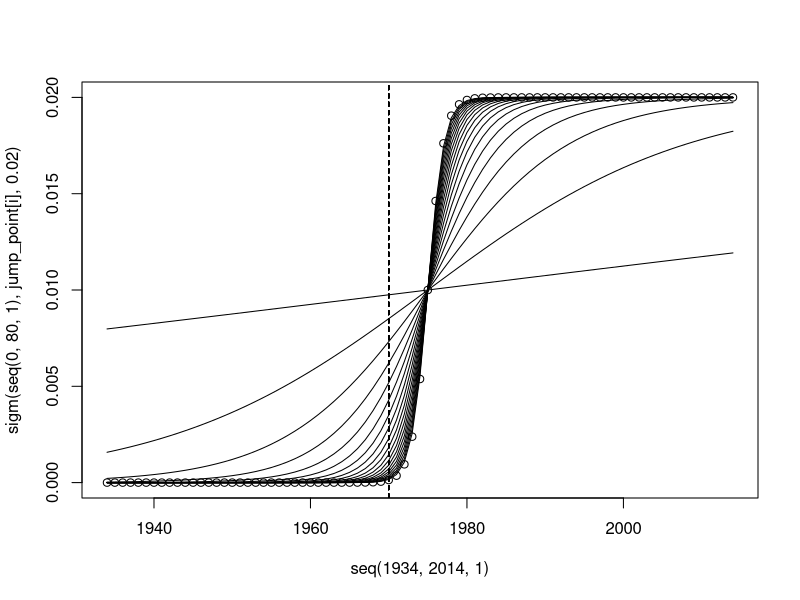
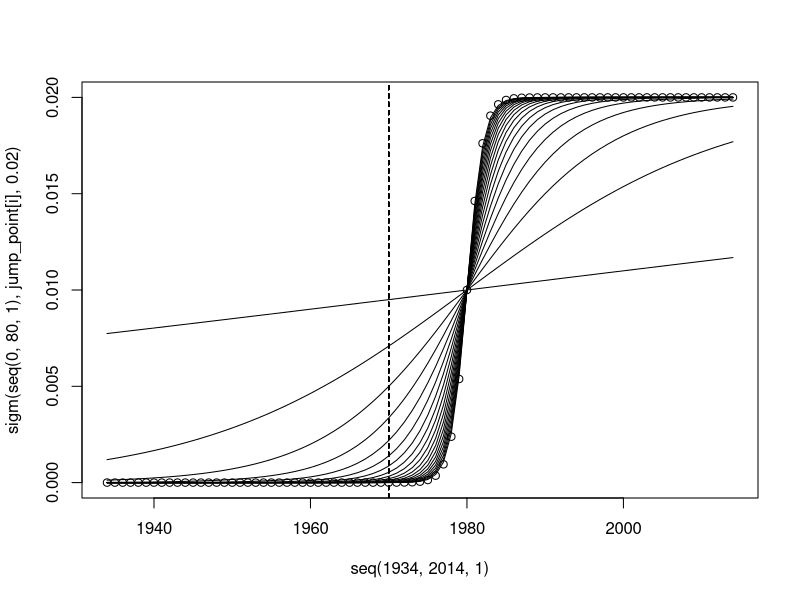
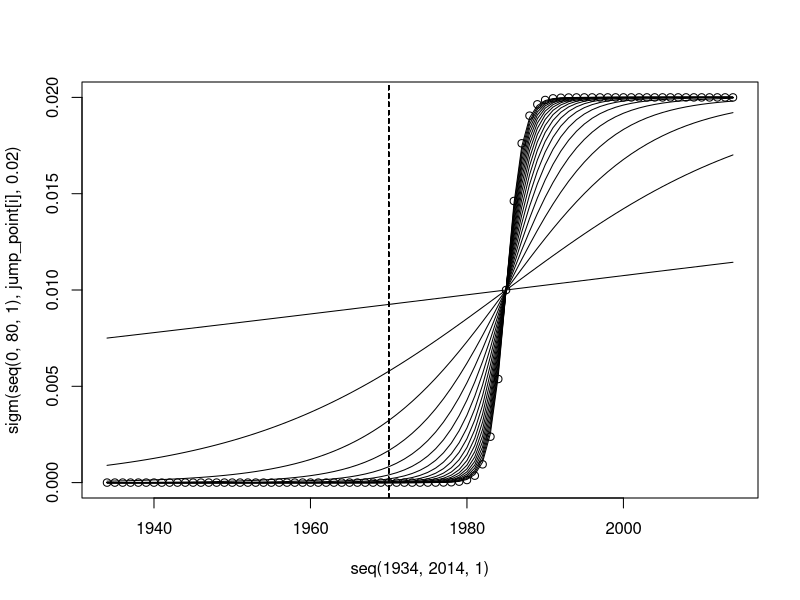
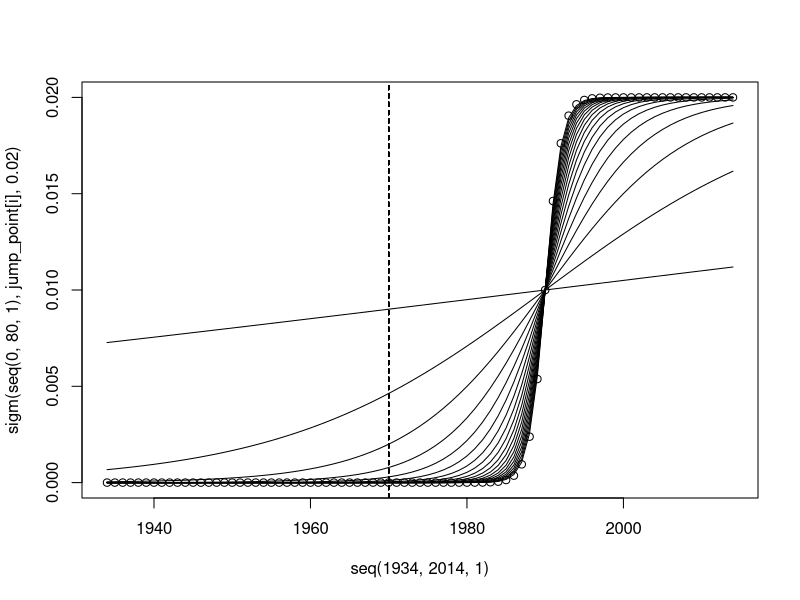
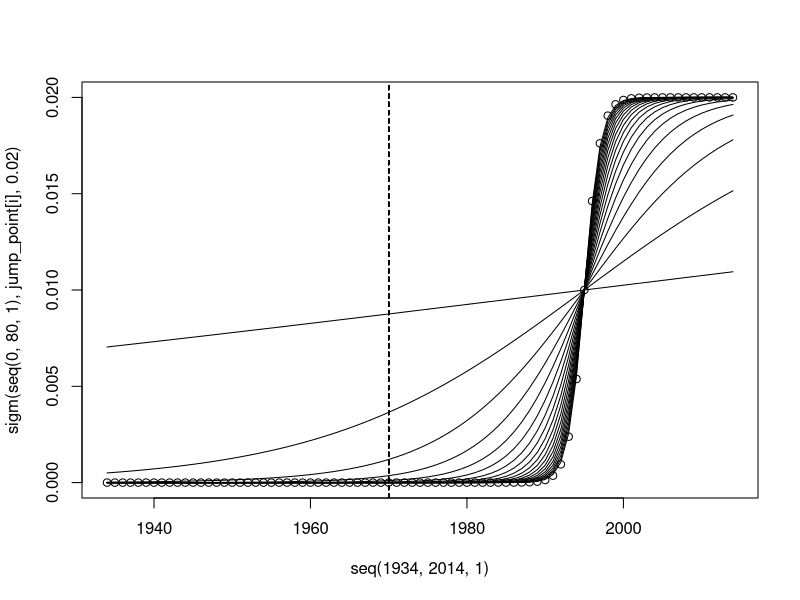
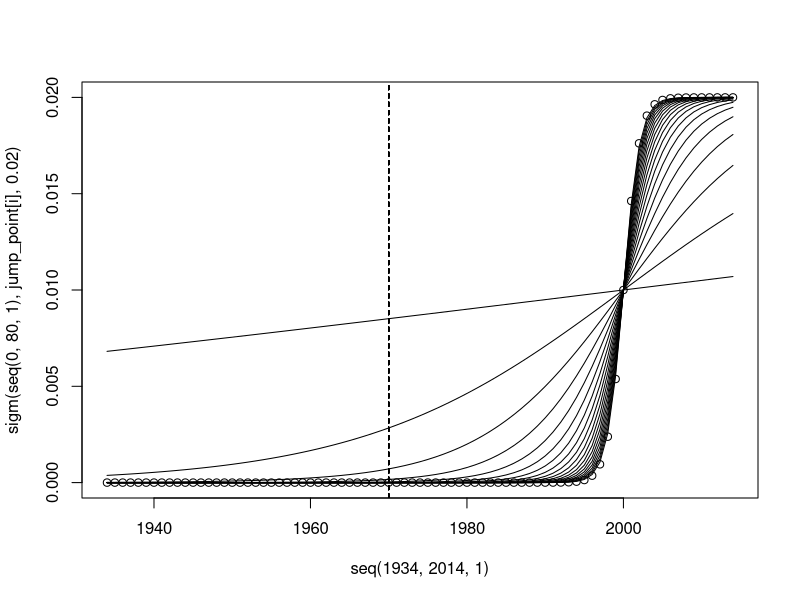
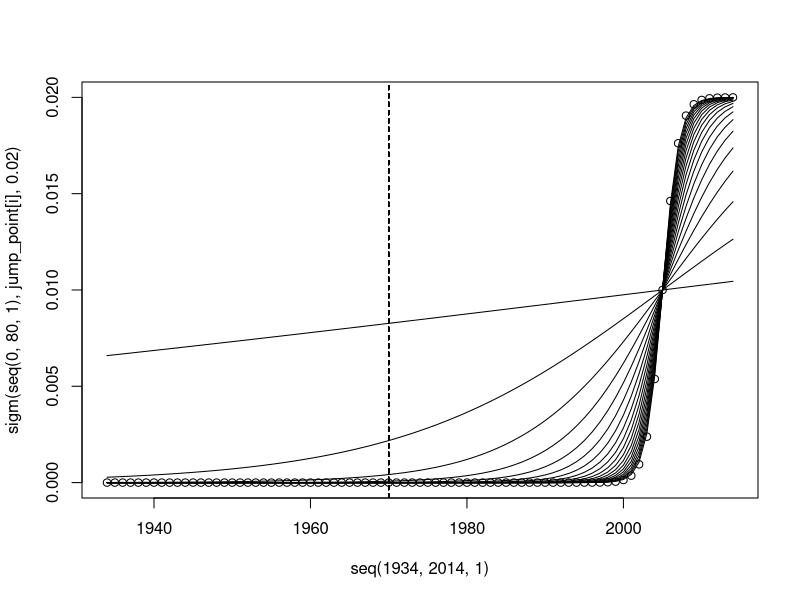
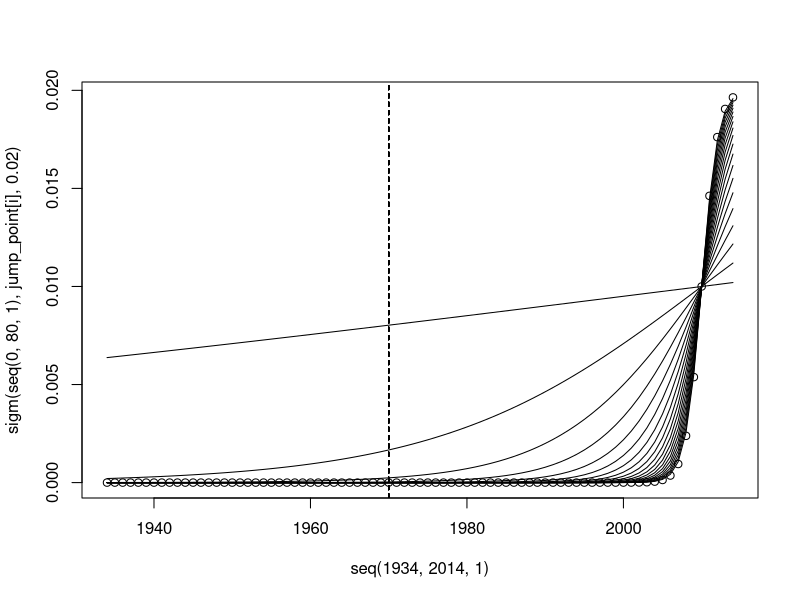

Write R code to recreate these figures, in order. (Note: this script raises an error after producing the figures.)
#### Sigmoid curves to use
sigm <- function(x,delta,max,B=1){ max/(1+exp(-B*(x-delta)))} 

# when increase after 1934? 1975, 1980, 1985, 1990, 1995, 2000
jump_point <- c(41,46,51,56,61,66,71,76)
# tilt-how much of a gradient?
tilt <-seq(0.01,1,0.05)

save_jps <- c()
index = 1
for(i in 1:length(jump_point)){
  plot(  seq(1934,2014,1),sigm(seq(0,80,1),jump_point[i],0.02))
  
  for(j in 1:length(tilt)){
    points(seq(1934,2014,1),sigm(seq(0,80,1),jump_point[i],0.02,tilt[j]),type="l")
    abline(v = 1970,lty="dashed")
    if(sigm(seq(0,80,1),jump_point[i],0.02,tilt[j])[37] < 0.0002){
      save_jps <- rbind(save_jps,
                        cbind(index, i,j,seq(1934,2014,1),sigm(seq(0,80,1),jump_point[i],0.02,tilt[j])))
      index = index + 1
    }
    
  }
}
save_jps <- as.data.frame(save_jps)
colnames(save_jps) <-c("index","jump","tilt","year","out")

ggplot(save_jps, aes(x=year,y=out,group=index,colour = factor(tilt))) + 
  geom_line() + facet_wrap(~jump) + geom_vline(xintercept = 1970)

ggplot(save_jps, aes(x=year,y=out,group=index,colour = factor(tilt))) + 
  geom_line() +  geom_vline(xintercept = 1970)


#### Quadratic curves to use
quad <- function(x,when,maxv,B=1){ 
  ll <-length(x)
  if(ll < 81){
    ff <- maxv/(ll^2)*(x^2)
    ff2 <- c(matrix(0,81-ll,1),ff)
  }else{ff2 <- maxv/(ll^2)*(x^2)}
  # 
  # 
  # w<-which( x < when)
  # if(length(w)>0){
  #   print("here")
  #   ff <- matrix(0,length(w),1)
  #   ff2 <-c(ff,max/((80-when)^2)*(x[w]^2))
  # } else{ ff2 <-max/((80-when)^2)*(x^2) }
  return(ff2)
} 


plot( seq(1934,2014,1),quad(seq(0,80,1),37,0.02))

# when increase after 1934? 1975, 1980, 1985, 1990, 1995, 2000
jump_point <- c(41,46,51,56,61,66,71,76)
# tilt-how much of a gradient?
tilt <-seq(0.01,1,0.05)

save_jps <- c()
index = 1
for(i in 1:length(jump_point)){
  plot(  seq(1934,2014,1),sigm(seq(0,80,1),jump_point[i],0.02))
  
  for(j in 1:length(tilt)){
    points(seq(1934,2014,1),sigm(seq(0,80,1),jump_point[i],0.02,tilt[j]),type="l")
    abline(v = 1970,lty="dashed")
    if(sigm(seq(0,80,1),jump_point[i],0.02,tilt[j])[37] < 0.0002){
      save_jps <- rbind(save_jps,
                        cbind(index, i,j,seq(1934,2014,1),sigm(seq(0,80,1),jump_point[i],0.02,tilt[j])))
      index = index + 1
    }
    
  }
}
save_jps <- as.data.frame(save_jps)
colnames(save_jps) <-c("index","jump","tilt","year","out")

ggplot(save_jps, aes(x=year,y=out,group=index,colour = factor(tilt))) + 
  geom_line() + facet_wrap(~jump) + geom_vline(xintercept = 1970)

ggplot(save_jps, aes(x=year,y=out,group=index,colour = factor(tilt))) + 
  geom_line() +  geom_vline(xintercept = 1970)
